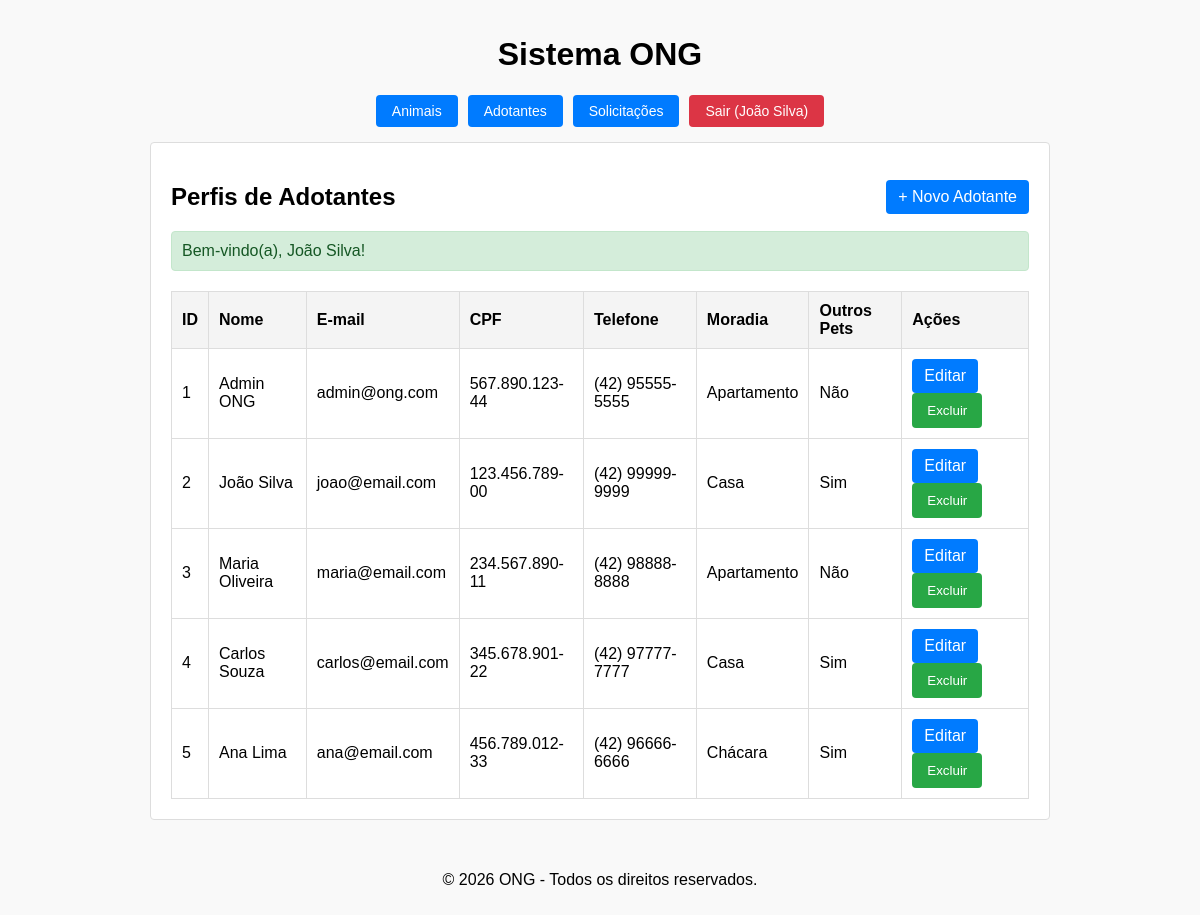
The page /adotantes (signed in) on the database its author committed.
### tables this page shows
CREATE TABLE adotantes_perfis (
    id INT AUTO_INCREMENT PRIMARY KEY,
    usuario_id INT NOT NULL,
    cpf VARCHAR(14) NOT NULL UNIQUE,
    telefone VARCHAR(20) NOT NULL,
    tipo_moradia ENUM('Casa', 'Apartamento', 'Chácara') NOT NULL,
    tem_outros_pets TINYINT(1) DEFAULT 0,
    FOREIGN KEY (usuario_id) REFERENCES usuarios(id) ON DELETE CASCADE
);

CREATE TABLE usuarios (
    id INT AUTO_INCREMENT PRIMARY KEY,
    nome VARCHAR(100) NOT NULL,
    email VARCHAR(100) NOT NULL UNIQUE,
    senha VARCHAR(255) NOT NULL,
    tipo ENUM('admin', 'adotante') NOT NULL DEFAULT 'adotante'
);

### app/Controllers/AdotanteController.php (called while the page is built, shortened)
<?php
class AdotanteController
{
    private Adotante $adotanteModel;
    public function __construct()
    {
        $this->adotanteModel = new Adotante();
    }
    public function index(): void
    {
        $adotantes = $this->adotanteModel->findAll();
        require_once __DIR__ . '/../Views/adotantes/index.php';
    }
}

### app/Models/Model.php (called while the page is built, shortened)
<?php
abstract class Model
{
    public function __construct()
    {
        $database = new Database();
        $this->db = $database->getConnection();
    }
}

### config/Database.php (called while the page is built, shortened)
<?php
class database
{
    private string $host = 'db';
    private string $database = 'ong_adocao';
    private string $user = 'root';
    private string $password = 'root';
    public function getConnection(): PDO
    {
        $dsn = "mysql:host={$this->host}; dbname={$this->database}; charset=utf8mb4";
        return new PDO($dsn, $this->user, $this->password, [
            PDO::ATTR_ERRMODE => PDO::ERRMODE_EXCEPTION,
            PDO::ATTR_DEFAULT_FETCH_MODE => PDO::FETCH_ASSOC
        ]);
    }
}

### app/Models/Adotante.php (called while the page is built, shortened)
<?php
class Adotante extends Model
{
    public function findAll(): array
    {
        $query = $this->db->query(
            "SELECT ap.*, u.nome AS usuario_nome, u.email AS usuario_email
             FROM adotantes_perfis ap
             JOIN usuarios u ON ap.usuario_id = u.id
             ORDER BY ap.id ASC"
        );
        return $query->fetchAll();
    }
}

### app/Views/adotantes/index.php (the view, shortened to what this page needs)
<?php require_once __DIR__ . '/../layouts/header.php'; ?>
<div style="display: flex; justify-content: space-between; align-items: center;">
    <h2>Perfis de Adotantes</h2>
    <a href="/adotantes/criar" class="btn">
        + Novo Adotante
    </a>
</div>
<?php require_once __DIR__ . '/../includes/feedback.php'; ?>
<table>
    <thead>
        <tr>
            <th>ID</th>
            <th>Nome</th>
            <th>E-mail</th>
            <th>CPF</th>
            <th>Telefone</th>
            <th>Moradia</th>
            <th>Outros Pets</th>
            <th>Ações</th>
        </tr>
    </thead>
    <tbody>
        <?php if (!empty($adotantes)): ?>
            <?php foreach ($adotantes as $adotante): ?>
                <tr>
                    <td><?= htmlspecialchars($adotante['id']) ?></td>
                    <td>
                        <?= htmlspecialchars($adotante['usuario_nome']) ?>
                    </td>
                    <td>
                        <?= htmlspecialchars($adotante['usuario_email']) ?>
                    </td>
                    <td>
                        <?= htmlspecialchars($adotante['cpf']) ?>
                    </td>
                    <td>
                        <?= htmlspecialchars($adotante['telefone']) ?>
                    </td>
                    <td>
                        <?= htmlspecialchars($adotante['tipo_moradia']) ?>
                    </td>
                    <td>
                        <?= !empty($adotante['tem_outros_pets']) ? 'Sim' : 'Não' ?>
                    </td>
                    <td>
                        <a
                            href="/adotantes/editar?id=<?= $adotante['id'] ?>"
                            class="btn"
                        >
                            Editar
                        </a>
                        <form
                            action="/adotantes/apagar"
                            method="POST"
                            style="display: inline;"
                            onsubmit="return confirm('Tem certeza que deseja excluir este adotante?');"
                        >
                            <button type="submit">
                                Excluir
                            </button>
                        </form>
                    </td>
                </tr>
            <?php endforeach; ?>
        <?php endif; ?>
    </tbody>
</table>
<?php require_once __DIR__ . '/../layouts/footer.php'; ?>

### public/css/style.css (style rules this page uses)
body { font-family: Arial, sans-serif; margin: 0; padding: 0; display: flex; flex-direction: column; align-items: center; min-height: 100vh; background-color: #f9f9f9; }
button { padding: 10px 15px; background-color: #28a745; color: white; border: none; border-radius: 4px; cursor: pointer; }
table { width: 100%; border-collapse: collapse; margin-top: 20px; }
th, td { border: 1px solid #ddd; padding: 10px; text-align: left; }
th { background-color: #f4f4f4; }
.btn { display: inline-block; padding: 8px 12px; background-color: #007bff; color: white; text-decoration: none; border-radius: 4px; }

### rows shown on the page
adotantes_perfis: id "1", usuario.nome "Admin ONG", usuario.email "admin@ong.com", cpf "567.890.123-44", telefone "(42) 95555-5555", tipo_moradia "Apartamento", tem_outros_pets "Não"
adotantes_perfis: id "2", usuario.nome "João Silva", usuario.email "joao@email.com", cpf "123.456.789-00", telefone "(42) 99999-9999", tipo_moradia "Casa", tem_outros_pets "Sim"
adotantes_perfis: id "3", usuario.nome "Maria Oliveira", usuario.email "maria@email.com", cpf "234.567.890-11", telefone "(42) 98888-8888", tipo_moradia "Apartamento", tem_outros_pets "Não"
adotantes_perfis: id "4", usuario.nome "Carlos Souza", usuario.email "carlos@email.com", cpf "345.678.901-22", telefone "(42) 97777-7777", tipo_moradia "Casa", tem_outros_pets "Sim"
adotantes_perfis: id "5", usuario.nome "Ana Lima", usuario.email "ana@email.com", cpf "456.789.012-33", telefone "(42) 96666-6666", tipo_moradia "Chácara", tem_outros_pets "Sim"

### other values the page prints
$_SESSION['usuario']['nome'] "João Silva"
$mensagem "Bem-vindo(a), João Silva!"
